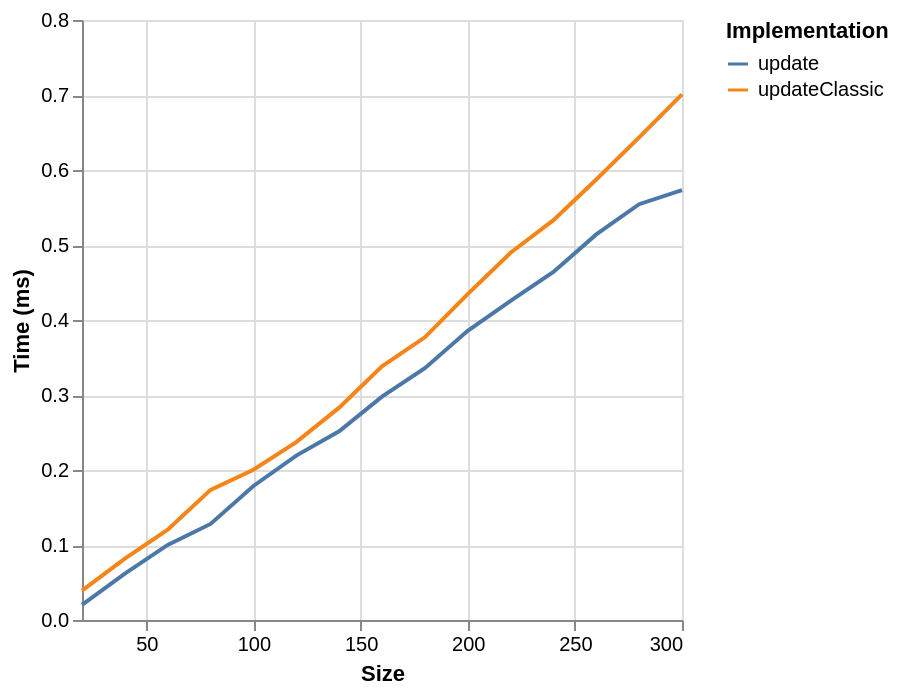

Vega-Lite specification for this chart:
### Vega-Lite specification from a JSON file in a GitHub repository (floating-point values rounded to 4 significant figures)
{"$schema": "https://vega.github.io/schema/vega-lite/v6.json", "data": {"values": [{"ms": 0.0392, "series": "updateClassic", "size": 20}, {"ms": 0.0818, "series": "updateClassic", "size": 40}, {"ms": 0.1204, "series": "updateClassic", "size": 60}, {"ms": 0.1735, "series": "updateClassic", "size": 80}, {"ms": 0.2003, "series": "updateClassic", "size": 100}, {"ms": 0.2372, "series": "updateClassic", "size": 120}, {"ms": 0.2831, "series": "updateClassic", "size": 140}, {"ms": 0.3383, "series": "updateClassic", "size": 160}, {"ms": 0.3769, "series": "updateClassic", "size": 180}, {"ms": 0.4346, "series": "updateClassic", "size": 200}, {"ms": 0.4897, "series": "updateClassic", "size": 220}, {"ms": 0.5331, "series": "updateClassic", "size": 240}, {"ms": 0.5874, "series": "updateClassic", "size": 260}, {"ms": 0.6435, "series": "updateClassic", "size": 280}, {"ms": 0.7009, "series": "updateClassic", "size": 300}, {"ms": 0.0201, "series": "update", "size": 20}, {"ms": 0.0618, "series": "update", "size": 40}, {"ms": 0.1001, "series": "update", "size": 60}, {"ms": 0.1281, "series": "update", "size": 80}, {"ms": 0.1787, "series": "update", "size": 100}, {"ms": 0.2192, "series": "update", "size": 120}, {"ms": 0.2516, "series": "update", "size": 140}, {"ms": 0.2979, "series": "update", "size": 160}, {"ms": 0.3357, "series": "update", "size": 180}, {"ms": 0.3856, "series": "update", "size": 200}, {"ms": 0.4255, "series": "update", "size": 220}, {"ms": 0.464, "series": "update", "size": 240}, {"ms": 0.5141, "series": "update", "size": 260}, {"ms": 0.5544, "series": "update", "size": 280}, {"ms": 0.5733, "series": "update", "size": 300}]}, "encoding": {"color": {"field": "series", "legend": {"orient": "right", "symbolLimit": 30, "title": "Implementation"}, "type": "nominal"}, "x": {"field": "size", "title": "Size", "type": "quantitative"}, "y": {"field": "ms", "title": "Time (ms)", "type": "quantitative"}}, "mark": {"point": false, "type": "line"}}
